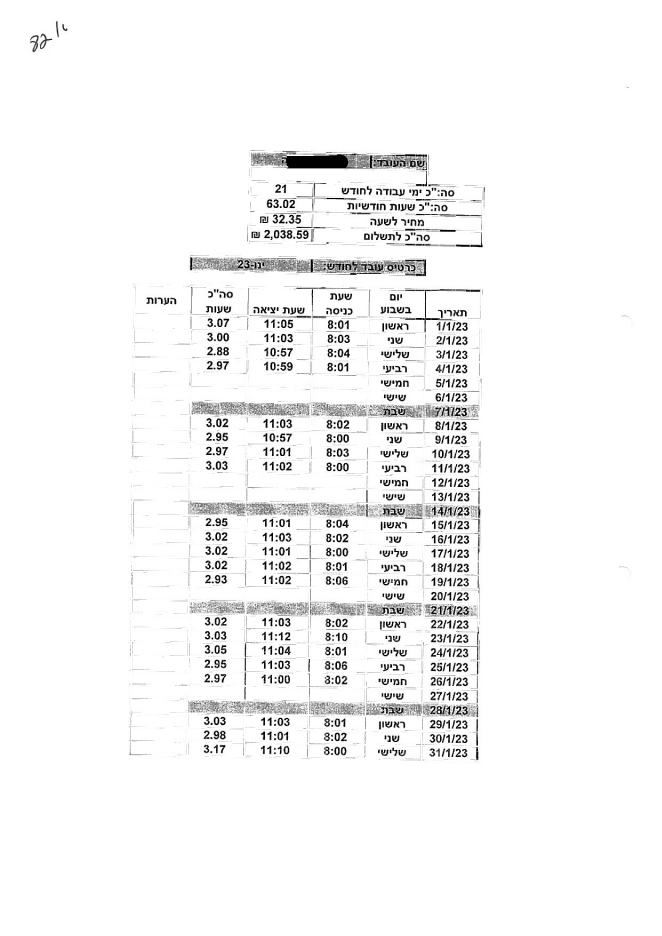
#> input picture data/debug_images/type1_1_p1.png, 3306 x 4678 px (shown at 1/5 size)
$ python -i pdf_to_text.py   (imports and definitions only)
#> lines starting #> are read from the running program, lines starting #| are printed output that depends on the picture; after the words box and inside, x2 and y2 are one past the last pixel; in counts of white or black regions, pixels touching at a corner belong together
#> further down, picture is the input picture: PIL image 3306x4678 L; min 0, max 255, mean 245.4
import io
from pathlib import Path

import cv2
import numpy as np
import pymupdf as fitz  # PyMuPDF
from PIL import Image, ImageOps

import config
from extractors.ocr_engine import image_to_string


def _remove_lines(gray: np.ndarray) -> np.ndarray:
    """Whiten the table lines (horizontal and vertical) in a grayscale image."""
    bw = cv2.adaptiveThreshold(
        gray, 255, cv2.ADAPTIVE_THRESH_GAUSSIAN_C,
        cv2.THRESH_BINARY_INV, 31, 15
    )
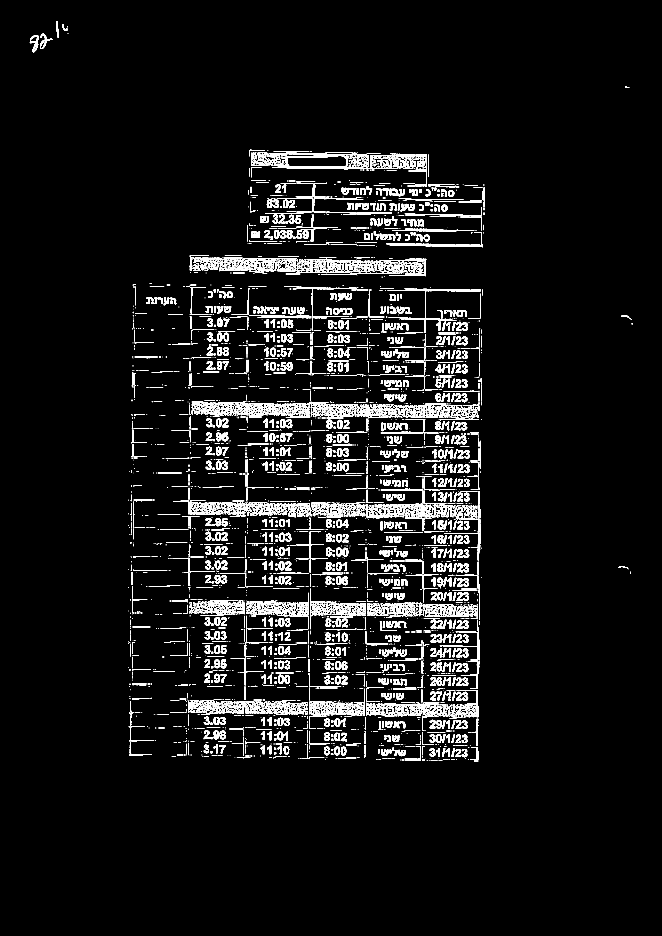
#> bw: shape (4678, 3306) (shown at 1/5 size); 4.2% white; 6602 white regions (3680 under 20 px), largest, box (x1, y1, x2, y2) and area: (1360, 760, 1976, 842) 9438, (1938, 1446, 2349, 1663) 4708, (1896, 1298, 2130, 1379) 3013
    h, w = bw.shape
#> h = 4678; w = 3306

    horiz_k = cv2.getStructuringElement(cv2.MORPH_RECT, (max(w // 30, 20), 1))
    vert_k = cv2.getStructuringElement(cv2.MORPH_RECT, (1, max(h // 30, 20)))
#> vert_k = 155 values from 1 to 1
    horiz = cv2.morphologyEx(bw, cv2.MORPH_OPEN, horiz_k)
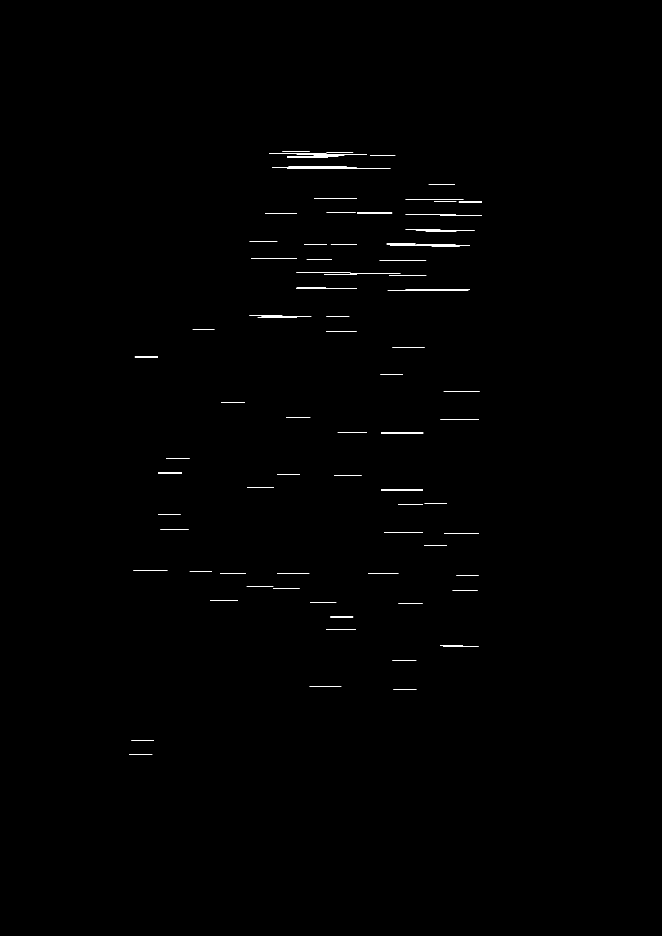
#> horiz: shape (4678, 3306) (shown at 1/5 size); 0.2% white; 86 white regions, largest, box (x1, y1, x2, y2) and area: (1361, 834, 1953, 842) 3038, (1435, 778, 1722, 788) 1969, (2027, 1072, 2410, 1079) 1327
    vert = cv2.morphologyEx(bw, cv2.MORPH_OPEN, vert_k)
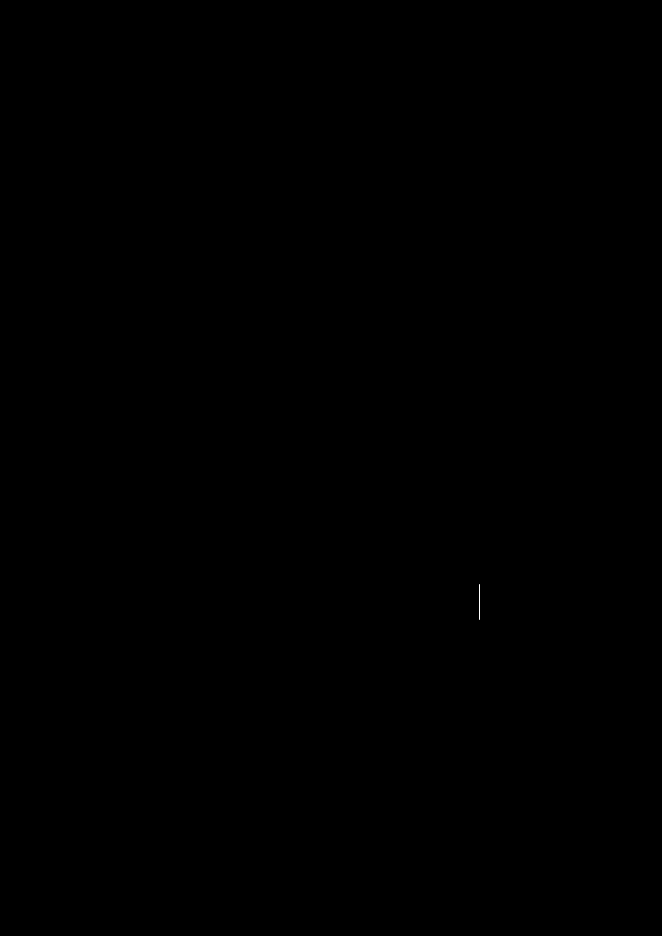
#> vert: shape (4678, 3306) (shown at 1/5 size); 0% white in thin lines or dots, all inside (x1, y1, x2, y2) = (2399, 2921, 2400, 3099)

    lines = cv2.bitwise_or(horiz, vert)
    lines = cv2.dilate(lines, np.ones((3, 3), np.uint8), iterations=1)
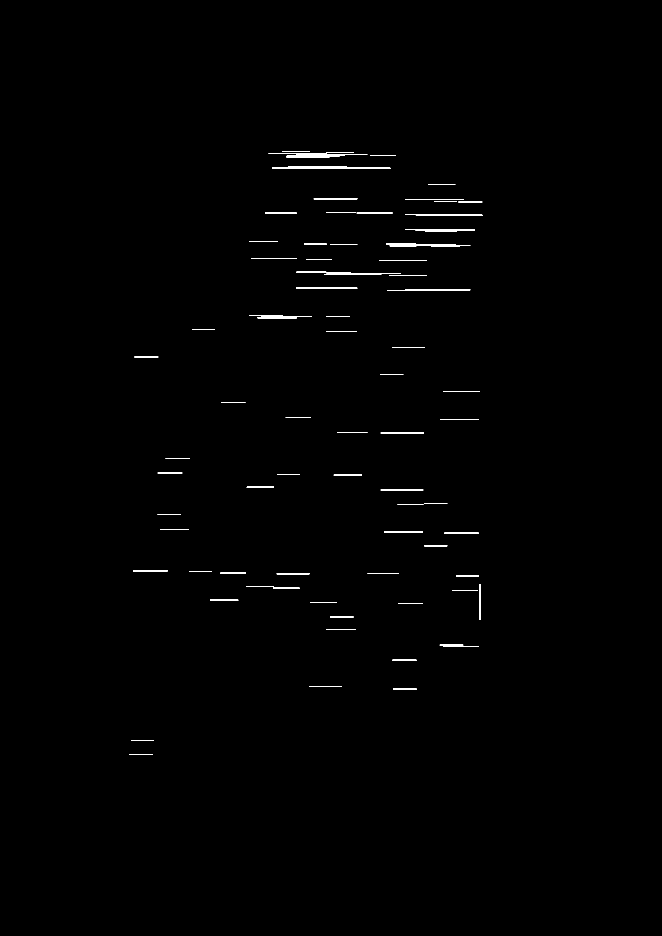
#> lines: shape (4678, 3306) (shown at 1/5 size); 0.39% white; 82 white regions, largest, box (x1, y1, x2, y2) and area: (1360, 833, 1954, 843) 4246, (1434, 777, 1723, 789) 2567, (1938, 1447, 2351, 1455) 2508

    cleaned = gray.copy()
    cleaned[lines > 0] = 255
    return cleaned


def _preprocess(img: Image.Image) -> Image.Image:
    """Grayscale, contrast and table-line removal to improve OCR."""
    img = ImageOps.grayscale(img)
    img = ImageOps.autocontrast(img)
    arr = _remove_lines(np.array(img))
    return Image.fromarray(arr)


# [44 lines left out: functions pdf_to_text, pdf_to_text_file, not called in this run]

>>> from PIL import Image
>>> picture = Image.open('../data/debug_images/type1_1_p1.png')
>>> result = _preprocess(picture)

$ run again, on data/debug_images/type2_1_p1.png
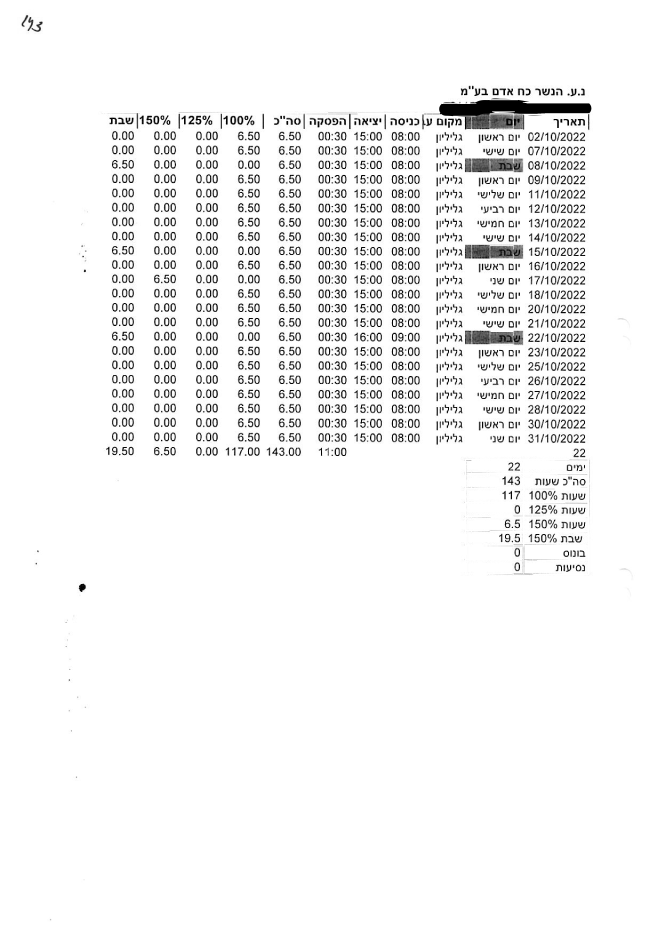
#> input picture data/debug_images/type2_1_p1.png, 3306 x 4678 px (shown at 1/5 size)
#> picture is the input picture: PIL image 3306x4678 L; min 0, max 255, mean 244.3
#> in _remove_lines, `bw = cv2.adaptiveThreshold( gray, 255, cv2.ADAPTIVE_THRESH_GAUSSIAN_C,..`:
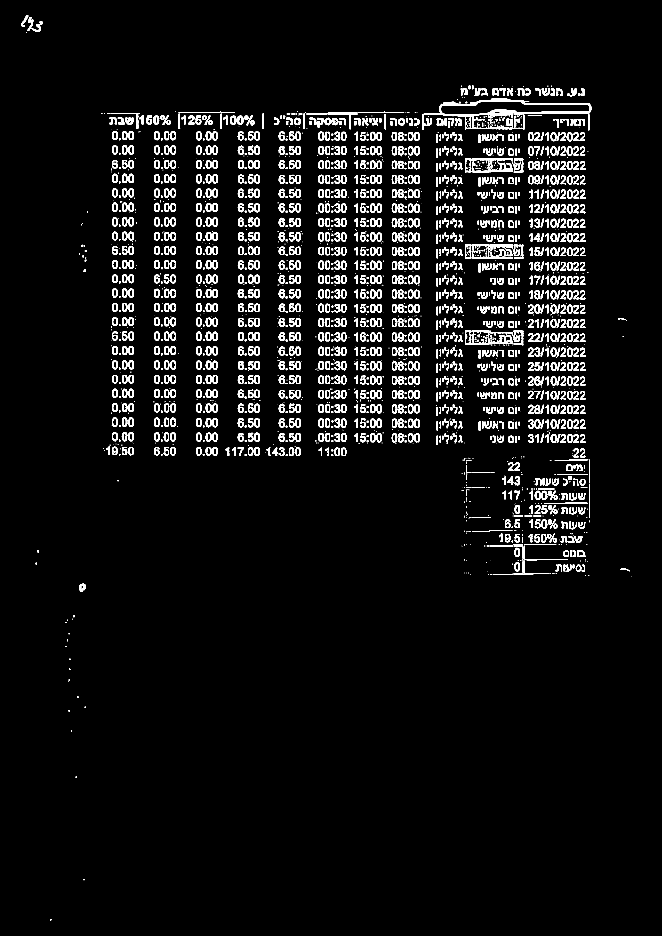
#> bw: shape (4678, 3306) (shown at 1/5 size); 4.1% white; 4217 white regions (2473 under 20 px), largest, box (x1, y1, x2, y2) and area: (2119, 500, 2957, 581) 13140, (2325, 1654, 2448, 1721) 1307, (2450, 813, 2565, 856) 1145
#> horiz: shape (4678, 3306); 0.11% white; 30 white regions, largest, box (x1, y1, x2, y2) and area: (2551, 558, 2953, 569) 2975, (2614, 517, 2953, 525) 2615, (2388, 501, 2637, 509) 1709
#> vert: shape (4678, 3306); 0% white in thin lines or dots, all inside (x1, y1, x2, y2) = (2947, 2422, 2949, 2590)
#> in _remove_lines, `lines = cv2.dilate(lines, np.ones((3, 3), np.uint8), iterations=1)`:
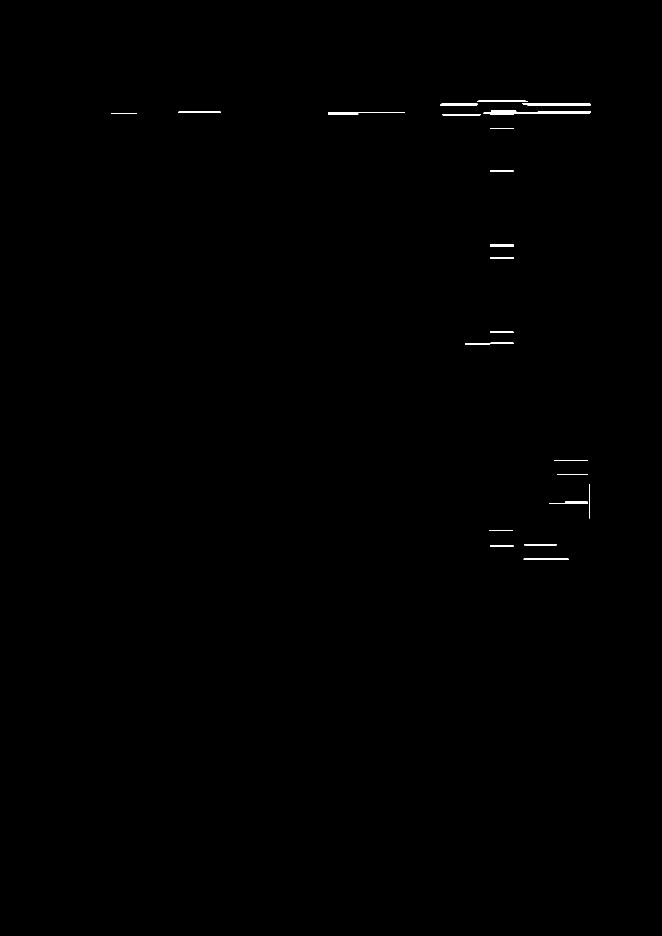
#> lines: shape (4678, 3306) (shown at 1/5 size); 0.18% white; 29 white regions, largest, box (x1, y1, x2, y2) and area: (2418, 557, 2954, 570) 4293, (2613, 516, 2954, 526) 3313, (2387, 500, 2638, 510) 2227
